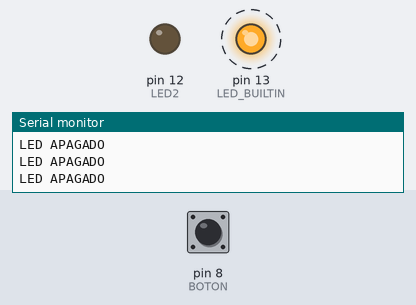
The sketch below on a simulated Arduino Uno, built with avr-gcc and run on an emulated ATmega328P. Shown: output pins drawn as LEDs (lit = HIGH), the last lines printed to the serial monitor. Dashed ring = blinking. The test bench sets the inputs (shaded band); at power-on: pin 8 (BOTON) HIGH.

Above: at 1.2 s.
1.3 s: pin 8 (BOTON) pulled LOW for 0.15 s
At 1.39 s:
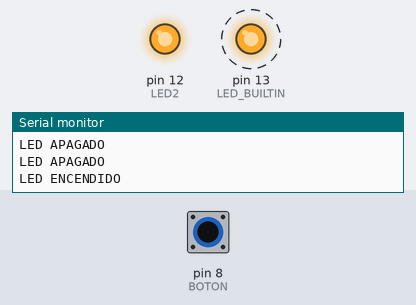
4.3 s: pin 8 (BOTON) pulled LOW for 1 s
At 6.4 s:
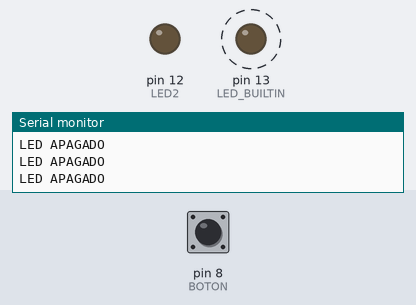
7.3 s: pin 8 (BOTON) pulsed LOW 5 times (0.12 s each, 0.3 s apart)
At 8.26 s:
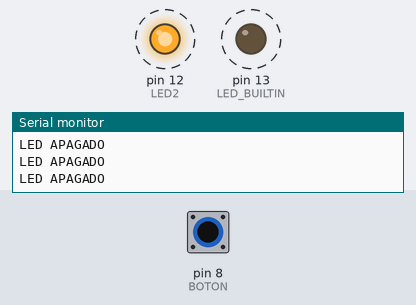
11.8 s: pin 8 (BOTON) driven LOW
At 13.8 s:
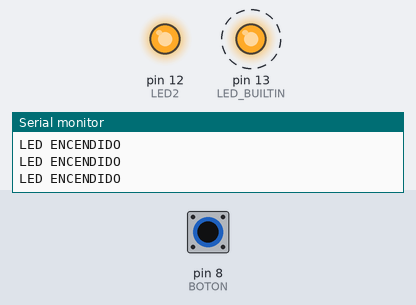
14.8 s: pin 8 (BOTON) driven HIGH
At 15.8 s:
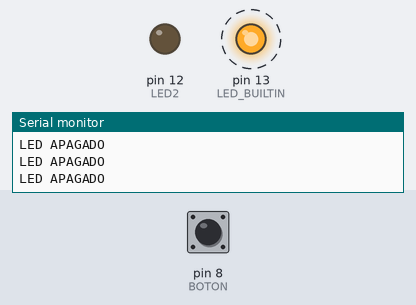
Timing chart, 0 to 18.8 s (numbered marks = the images above; inputs shaded):
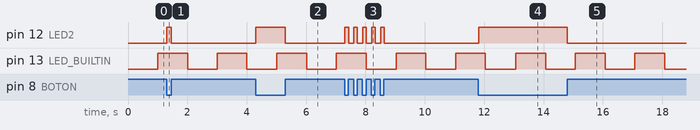

Measured:
- after the input at 1.3 s, pin 12 (LED2): LOW → HIGH at once, → LOW 0.14 s later
- after the input at 4.3 s, pin 12 (LED2): LOW → HIGH at once, → LOW 1.0 s later
- after the input at 7.3 s, pin 12 (LED2): alternates HIGH for 0.12 s and LOW for 0.18 s, 10 changes in all, then stays LOW, starting at once
- after the input at 11.8 s, pin 12 (LED2): LOW → HIGH at once
- after the input at 14.8 s, pin 12 (LED2): HIGH → LOW at once
- by itself, pin 13 (LED_BUILTIN): alternates HIGH for 1.0 s and LOW for 1.0 s

The sketch:

PRACTICA2EJERCICIO2.ino
```cpp
int BOTON = 8;
int LED2  = 12;
unsigned long tiempoAnterior = 0;
unsigned long tiempoActual;
const unsigned long intervalo = 1000;

// the setup function runs once when you press reset or power the board
void setup() {
  // initialize digital pin LED_BUILTIN as an output.
  pinMode(LED_BUILTIN, OUTPUT);
  pinMode(LED2, OUTPUT);
  Serial.begin(9600);
  Serial.println("Lectura de boton iniciada");
  pinMode(BOTON, INPUT);
}
// the loop function runs over and over again forever
void loop() {
  tiempoActual = millis();
 if (tiempoActual - tiempoAnterior >= intervalo) {
    tiempoAnterior = tiempoActual;
    digitalWrite(LED_BUILTIN, !digitalRead(LED_BUILTIN)); // Cambia estado
  }

  int lectura = digitalRead(BOTON);
  if (lectura == LOW) {        // Botón presionado (pull-up)
    digitalWrite(LED2, HIGH);    // LED encendido
    Serial.println("LED ENCENDIDO");
  } else {
    digitalWrite(LED2, LOW);     // LED apagado
    Serial.println("LED APAGADO");
  }
}
```
